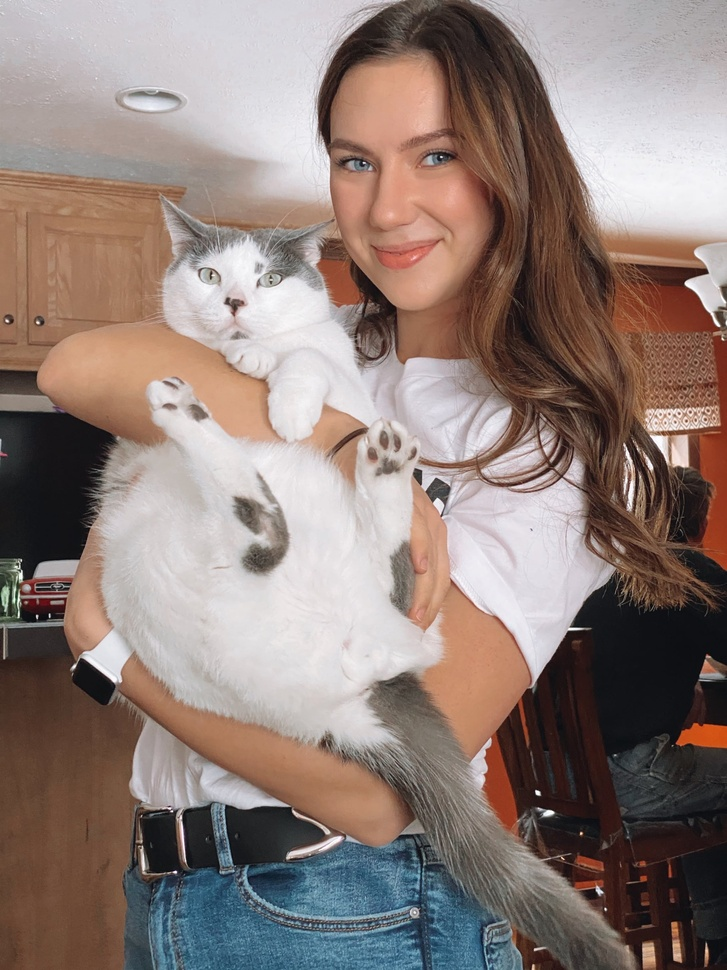
#> input picture Photos/ch5.jpg, 727 x 970 px, shrunk from 2048 x 2731 before the run
$ python main.py
#> lines starting #> are read from the running program, lines starting #| are printed output that depends on the picture; after the words box and inside, x2 and y2 are one past the last pixel; in counts of white or black regions, pixels touching at a corner belong together
import cv2

face_Cascade_cat = cv2.CascadeClassifier("cat.xml")
face_Cascade_human = cv2.CascadeClassifier("human.xml")

image = cv2.imread('Photos/ch5.jpg')
#> image is the input picture: shape (970, 727, 3); mean B, G, R 120, 126.1, 142.8
imgGray = cv2.cvtColor(image, cv2.COLOR_BGR2GRAY)
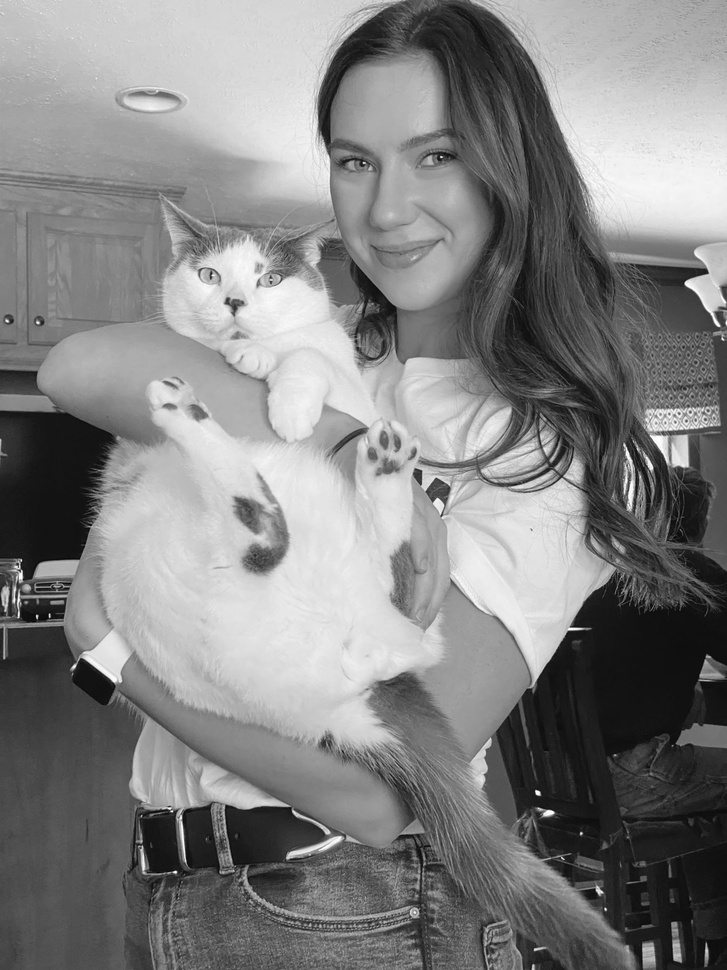
#> imgGray: shape (970, 727); min 3, max 255, mean 130.4

faces_cats = face_Cascade_cat.detectMultiScale(imgGray, 1.1, 4)
#> faces_cats = [[175, 223, 124, 124]]
faces_humans = face_Cascade_human.detectMultiScale(imgGray, 1.1, 4)
#> faces_humans = [[299, 88, 190, 190]]

for (x, y, w, h) in faces_cats:
  cv2.rectangle(image, (x, y), (x + w, y + h), (0, 0, 255), 2)
  cv2.putText(image, "Macka".format(1), (x, y - 10),
              cv2.FONT_HERSHEY_DUPLEX, 1, (0, 0, 255), 2)
#> this loop made 1 pass
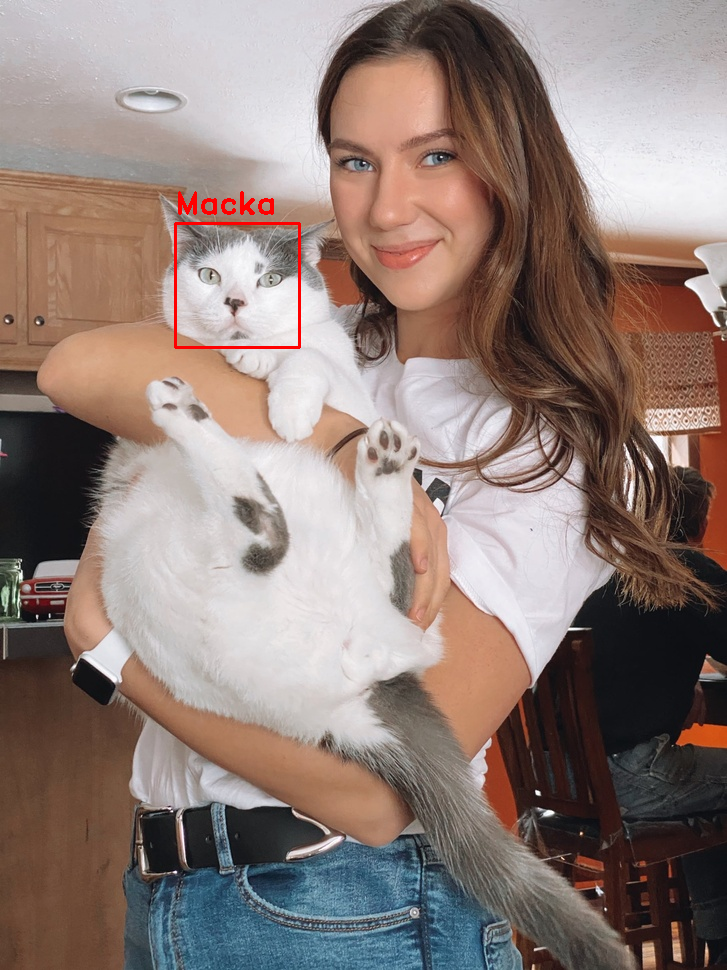
#> image: shape (970, 727, 3); 0.35% of pixels changed, all inside (x1, y1, x2, y2) = (174, 191, 301, 349)

for (x, y, w, h) in faces_humans:
  cv2.rectangle(image, (x, y), (x + w, y + h), (255, 0, 0), 2)
  cv2.putText(image, "Clovek".format(1), (x, y - 10),
              cv2.FONT_HERSHEY_DUPLEX, 1, (255, 0, 0), 2)
#> this loop made 1 pass
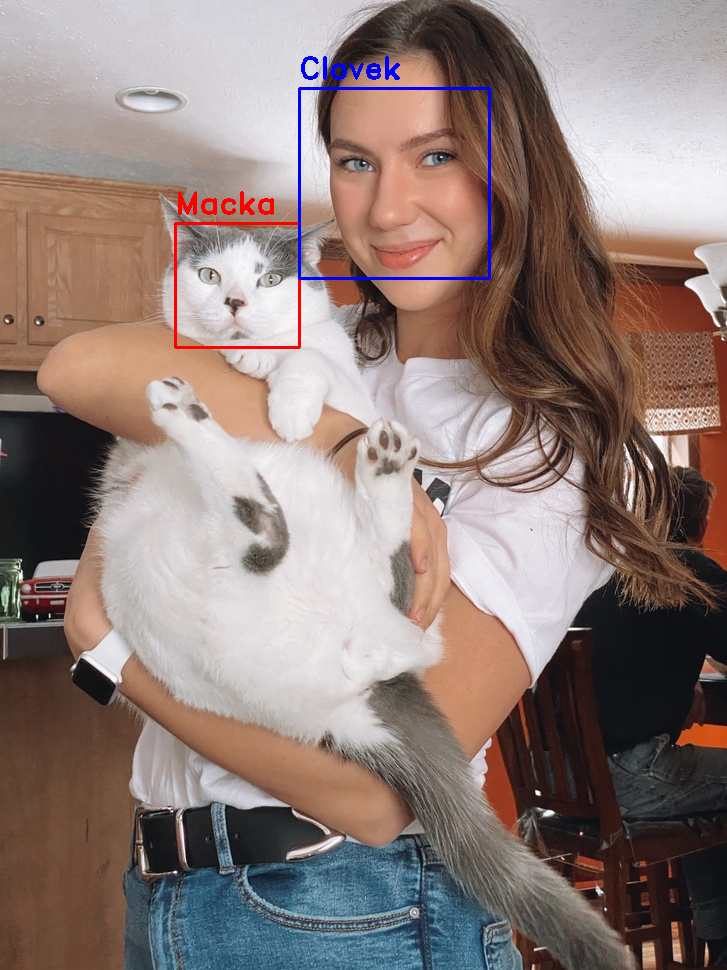
#> image: shape (970, 727, 3); 0.45% of pixels changed, all inside (x1, y1, x2, y2) = (298, 56, 491, 280)

cv2.imshow("Rezultat", image)
cv2.waitKey(0)

$ run again, with Photos/ch1.jpg copied over Photos/ch5.jpg
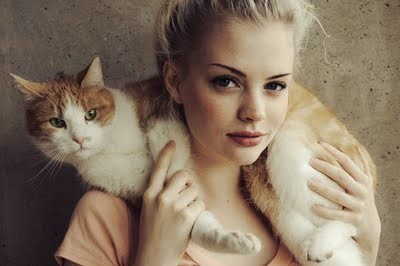
#> input picture Photos/ch1.jpg, 400 x 266 px
#> image is the input picture: shape (266, 400, 3); mean B, G, R 98.3, 117.1, 134.8
#> faces_cats = [[31, 80, 86, 86]]
#> faces_humans = [[187, 33, 134, 134]]
#> the loop `for (x, y, w, h) in faces_cats:` made 1 pass
#> after the loop `for (x, y, w, h) in faces_cats:`:
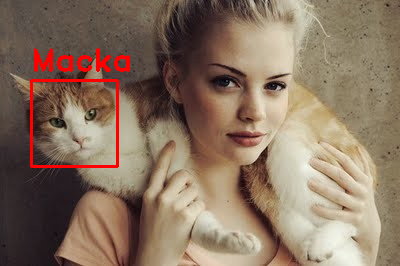
#> image: shape (266, 400, 3); 1.86% of pixels changed, all inside (x1, y1, x2, y2) = (30, 48, 130, 168)
#> the loop `for (x, y, w, h) in faces_humans:` made 1 pass
#> after the loop `for (x, y, w, h) in faces_humans:`:
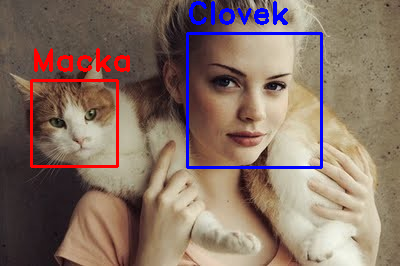
#> image: shape (266, 400, 3); 2.36% of pixels changed, all inside (x1, y1, x2, y2) = (186, 1, 323, 169)

$ run again, with Photos/ch2.jpg copied over Photos/ch5.jpg
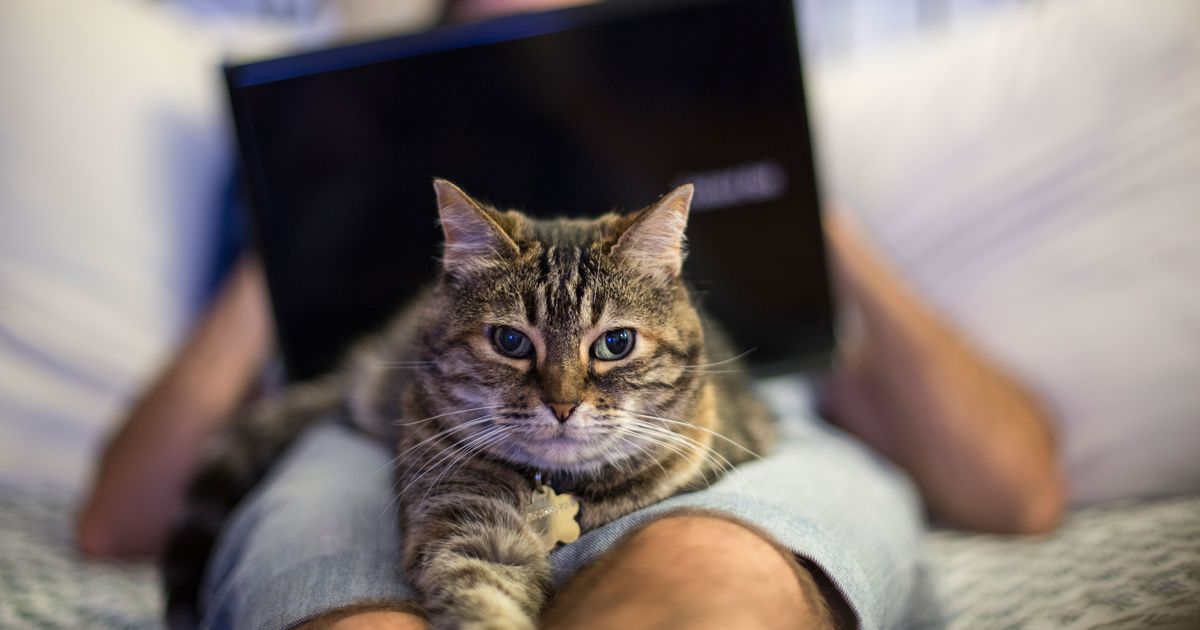
#> input picture Photos/ch2.jpg, 1200 x 630 px
#> image is the input picture: shape (630, 1200, 3); mean B, G, R 113.1, 116.5, 127.1
#> `imgGray = cv2.cvtColor(image, cv2.COLOR_BGR2GRAY)`:
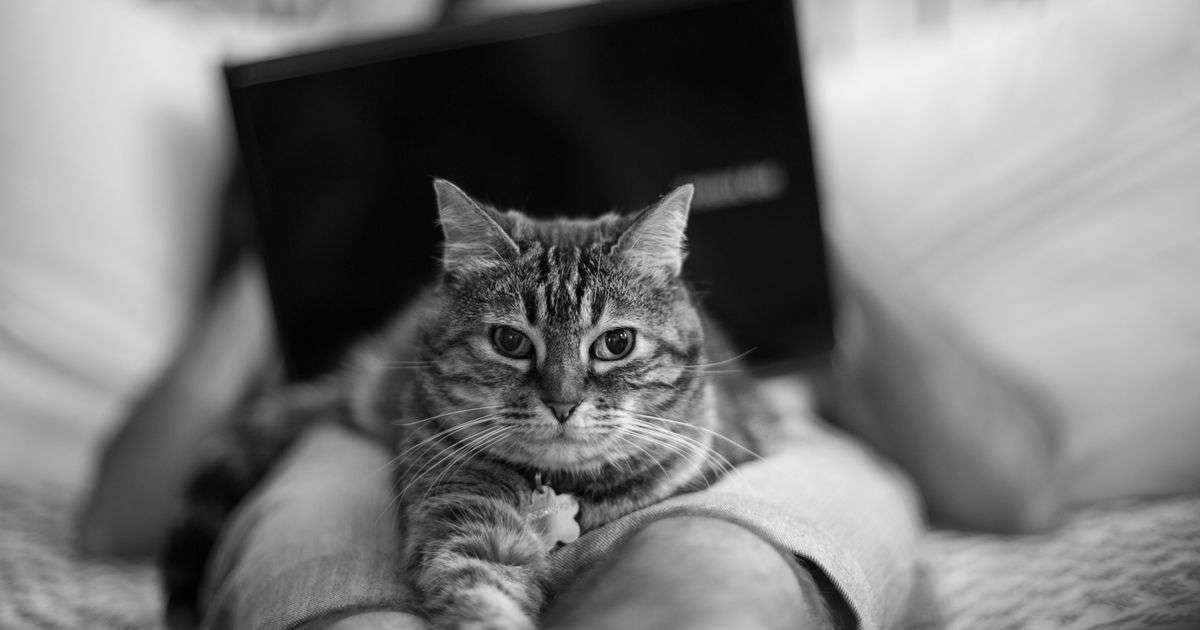
#> imgGray: shape (630, 1200); min 0, max 252, mean 119.3
#> faces_cats = [[453, 258, 215, 215]]
#> faces_humans = ()
#> the loop `for (x, y, w, h) in faces_cats:` made 1 pass
#> after the loop `for (x, y, w, h) in faces_cats:`:
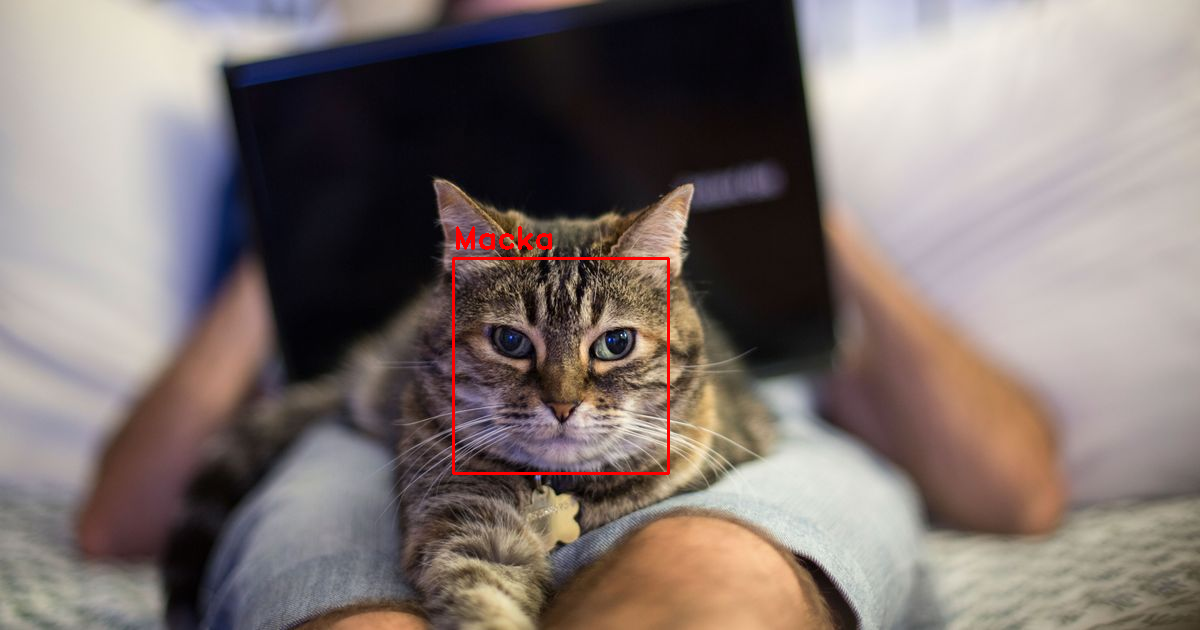
#> image: shape (630, 1200, 3); 0.47% of pixels changed, all inside (x1, y1, x2, y2) = (452, 226, 670, 475)
